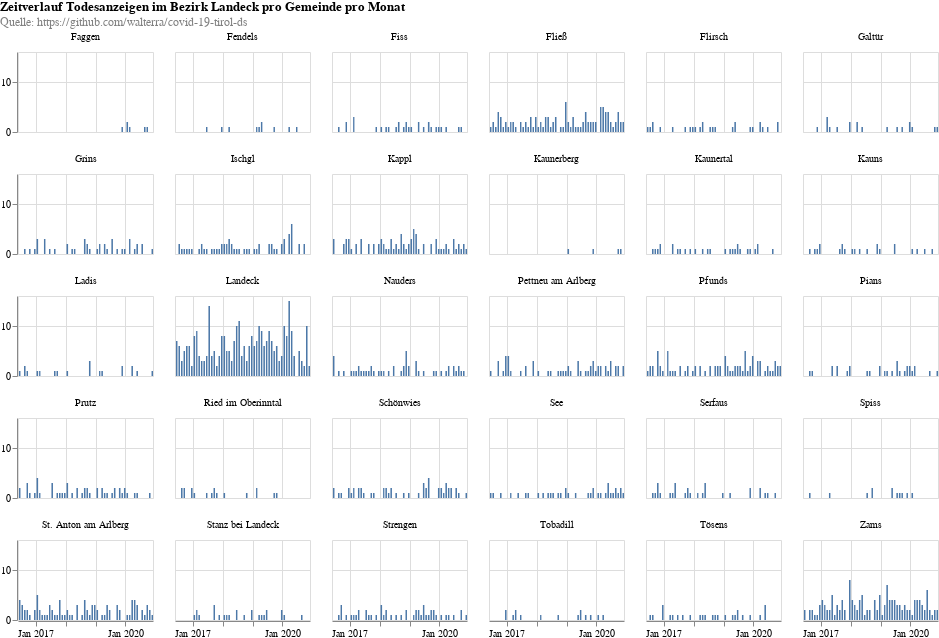

Notebook code cell kept with this figure:
### Code cell
alt.renderers.enable('html')
alt.data_transformers.disable_max_rows()

def municipalyChart(district='Landeck'):
    df_sm = df[df['district']==district]

    df_sm = df_sm.groupby(['date','district','municipaly']).size().reset_index(name='count')

    bars = alt.Chart().mark_bar().encode(
        x=alt.X('yearmonth(date):T', title=None),
        y=alt.Y('sum(count):Q', title=None),
        tooltip=['yearmonth(date):T', 'sum(count):Q']
    ).properties(
        width=135,
        height=80,
    )
    
    line = alt.Chart().mark_rule(color='lightblue').encode(
        y='avg:Q',
        size=alt.SizeValue(1.5),
        tooltip=['avg:Q']
    ).transform_timeunit(
        yearmonth='yearmonth(date)'
    ).transform_aggregate(
        sum_deaths='sum(count)',
        sum_buckets='distinct(yearmonth)'
    ).transform_calculate(
        avg='datum.sum_deaths / datum.sum_buckets'
    )
    
    return alt.layer(bars, data=df_sm).facet(
        facet=alt.Facet('municipaly:N', title=None),
        columns=6,
        padding=0,
        title={
          "text": ["Zeitverlauf Todesanzeigen im Bezirk "+district+" pro Gemeinde pro Monat"], 
          "subtitle": [
#               "Durchschnitt pro Monat in Hellblau",
              "Quelle: https://github.com/walterra/covid-19-tirol-ds"
          ],
          "color": "black",
          "subtitleColor": "gray"
        },
    )

municipalyChart('Landeck')

### Figure 1 — Vega-Lite specification as saved in the notebook (floating-point values rounded to 4 significant figures; data arrays with more than 128 entries replaced by an {"elided": "..."} marker saying what was removed)
{"config": {"view": {"continuousWidth": 400, "continuousHeight": 300}}, "data": {"name": "data-2ed08279b32b73b8cf5db82a23769367"}, "facet": {"type": "nominal", "field": "municipaly", "title": null}, "spec": {"layer": [{"mark": "bar", "encoding": {"tooltip": [{"type": "temporal", "field": "date", "timeUnit": "yearmonth"}, {"type": "quantitative", "aggregate": "sum", "field": "count"}], "x": {"type": "temporal", "field": "date", "timeUnit": "yearmonth", "title": null}, "y": {"type": "quantitative", "aggregate": "sum", "field": "count", "title": null}}, "height": 80, "width": 135}]}, "columns": 6, "padding": 0, "title": {"text": ["Zeitverlauf Todesanzeigen im Bezirk Landeck pro Gemeinde pro Monat"], "subtitle": ["Quelle: https://github.com/walterra/covid-19-tirol-ds"], "color": "black", "subtitleColor": "gray"}, "$schema": "https://vega.github.io/schema/vega-lite/v4.8.1.json", "datasets": {"data-2ed08279b32b73b8cf5db82a23769367": {"elided": "1502 records"}}}
